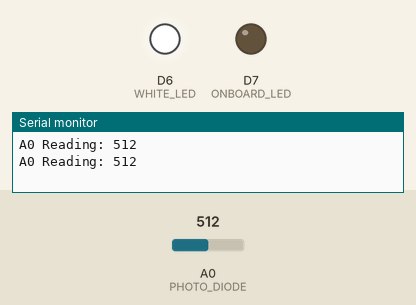
Recording of a sketch running on a simulated ESP8266 (NodeMCU). On the bench: output pins drawn as LEDs (lit = HIGH), the last lines printed to the serial monitor. The inputs (shaded band) are chosen by the test bench; at power-on: A0 (PHOTO_DIODE) = 512.

Above: at 1.8 s.
1.9 s: A0 (PHOTO_DIODE) set to 985
3.4 s: A0 (PHOTO_DIODE) set to 1009
At 5.1 s:
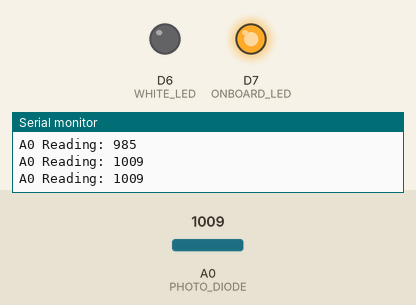
5.5 s: A0 (PHOTO_DIODE) set to 990
At 6.6 s:
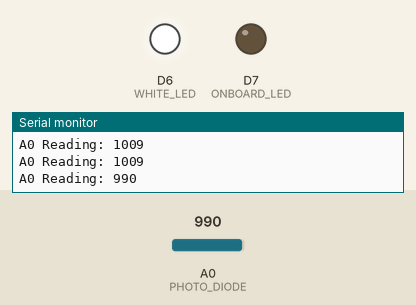
7.5 s: A0 (PHOTO_DIODE) set to 1010
At 9.4 s:
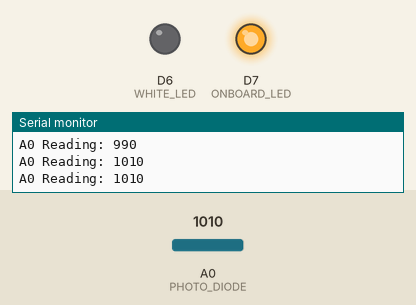
Timing chart, 0 to 10.5 s (numbered marks = the images above; inputs shaded):
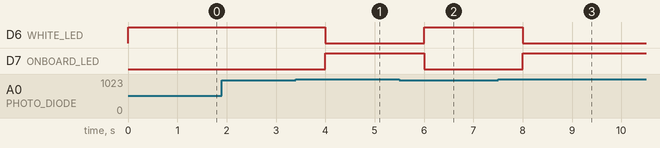

Measured:
- the behaviour switches between 1000 and 1001 on A0 (PHOTO_DIODE) (found by bisection; images 0 and 1)
- after the input at 3.4 s, D6 (WHITE_LED): HIGH → LOW after 0.60 s; D7 (ONBOARD_LED): LOW → HIGH after 0.60 s
- after the input at 5.5 s, D6 (WHITE_LED): LOW → HIGH after 0.50 s; D7 (ONBOARD_LED): HIGH → LOW after 0.50 s
- after the input at 7.5 s, D6 (WHITE_LED): HIGH → LOW after 0.50 s; D7 (ONBOARD_LED): LOW → HIGH after 0.50 s

The sketch:

autonightlight.ino
```cpp
/*
 * Simple program that turns on an LED when the room is dark.
 * Needs:
 * Photo Diode
 * LED
 * 100K Ohm resistor
 * 220 Ohm resistor
 * Particle Electron
 * Bread Board
 * Wires (as needed)
 */

#define ONBOARD_LED D7
#define WHITE_LED D6
#define PHOTO_DIODE A0

/* Runs only once when device starts */
void setup() {
    // Let us set the pin mode for the onboard LED and white LED
    // to be output pins. The Electron can source up
    // to 25 mA per output and a total of 120 mA added together.
    pinMode(WHITE_LED,OUTPUT);
    pinMode(ONBOARD_LED,OUTPUT);

    // To start with we will set both LEDs to be off
    digitalWrite(ONBOARD_LED, LOW);
    digitalWrite(WHITE_LED, LOW);

    // We can watch the value of the sensor over the USB port
    // which can help us debug the program if we need to.
    Serial.begin(9600);
}

/* Runs over and over again as long as the device is on */
void loop() {
    // Get the value from the photodiode. Basically
    // we get the voltage between a voltage divider
    // that is between the diode and a 100K Ohm resistor
    int sensor_reading = analogRead(PHOTO_DIODE);

    // Write to serial output so we can see what the Analog
    // to Digital converter is doing.
    Serial.write("A0 Reading: ");
    Serial.println(sensor_reading);

    // If we read over 1000 (about 0.8 volts)
    // we will assume the room is lit.
    if (sensor_reading > 1000) {
        digitalWrite(ONBOARD_LED, HIGH);
        digitalWrite(WHITE_LED, LOW);
    } else { // Anything below 1000 we assume the room is dark
        digitalWrite(ONBOARD_LED, LOW);
        digitalWrite(WHITE_LED, HIGH);
    }
    // We only want to check once a second so let us delay
    // Why? Because the product manager said so?
    delay(1000);
}
```
